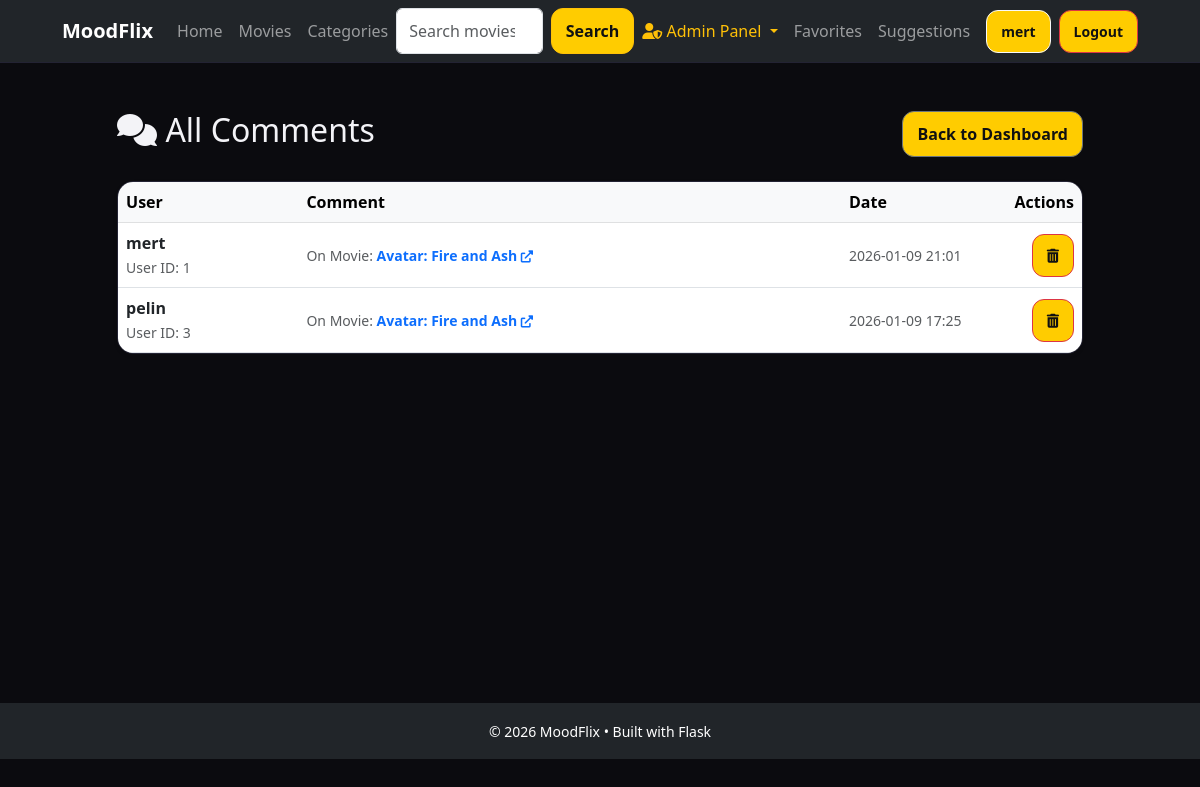
/admin/comments (signed in), run on the app's committed database.
### app/models/user.py (models this page shows, shortened)
class User(UserMixin, db.Model):
    __tablename__ = "users"
    id = db.Column(db.Integer, primary_key=True)
    email = db.Column(db.String(120), unique=True, nullable=False)
    username = db.Column(db.String(50), nullable=False)
    password_hash = db.Column(db.String(128), nullable=False)
    role = db.Column(db.String(20), nullable=False, default="user")  # "user" or "admin"
    created_at = db.Column(db.DateTime, nullable=False, default=datetime.utcnow)
    is_active = db.Column(db.Boolean, nullable=False, default=True)
    comments = db.relationship('Comment', backref='user', lazy='dynamic', cascade='all, delete-orphan')
    ratings = db.relationship('Rating', backref='user', lazy='dynamic', cascade='all, delete-orphan')
    favorites = db.relationship('Favorite', backref='user', lazy='dynamic', cascade='all, delete-orphan')
    suggestions = db.relationship('Suggestion', backref='user', lazy='dynamic', cascade='all, delete-orphan')

### app/models/comment.py (models this page shows, shortened)
class Comment(db.Model):
    __tablename__ = "comments"
    id = db.Column(db.Integer, primary_key=True)
    user_id = db.Column(db.Integer, db.ForeignKey('users.id'), nullable=False)
    movie_id = db.Column(db.Integer, db.ForeignKey('movies.id'), nullable=False)
    text = db.Column(db.Text, nullable=False)
    createdAt = db.Column(db.DateTime, default=datetime.utcnow, nullable=False)
    updatedAt = db.Column(db.DateTime, default=datetime.utcnow, onupdate=datetime.utcnow, nullable=False)

### app/models/movie.py (models this page shows, shortened)
class Movie(db.Model):
    __tablename__ = "movies"
    id = db.Column(db.Integer, primary_key=True)
    title = db.Column(db.String(255), nullable=False)
    year = db.Column(db.Integer, nullable=True)
    description = db.Column(db.Text, nullable=True)
    posterUrl = db.Column(db.String(500), nullable=True)
    imdbRating = db.Column(db.Float, nullable=True)
    createdAt = db.Column(db.DateTime, default=datetime.utcnow, nullable=False)
    is_active = db.Column(db.Boolean, nullable=False, default=True)
    mood_categories = db.relationship('MoodCategory', secondary=movie_mood_categories, backref=db.backref('movies', lazy='dynamic'))
    affiliate_links = db.relationship('AffiliateLink', backref='movie', lazy='dynamic', cascade='all, delete-orphan')
    comments = db.relationship('Comment', backref='movie', lazy='dynamic', cascade='all, delete-orphan')
    ratings = db.relationship('Rating', backref='movie', lazy='dynamic', cascade='all, delete-orphan')
    favorites = db.relationship('Favorite', backref='movie', lazy='dynamic', cascade='all, delete-orphan')

### app/controllers/admin_controller.py (the view)
@admin_bp.get("/comments")
def list_comments():
    guard = _require_admin()
    if guard:
        return guard
    movie_id = request.args.get("movie_id", type=int)
    comments = AdminService.adminListComments(movie_id)
    return render_template("admin/comments.html", comments=comments, movie_id=movie_id)

### app/__init__.py (called while the page is built)
def init_extensions(app: Flask) -> None:
    db.init_app(app)
    import_models()
    migrate.init_app(app, db)
    login_manager.init_app(app)
    login_manager.login_view = "auth.login"
    from app.models.user import User
    @login_manager.user_loader
    def load_user(user_id):
        return User.query.get(int(user_id))

### app/controllers/admin_controller.py (called while the page is built)
def _require_admin():
    if not current_user.is_authenticated:
        flash("Please log in as admin.", "error")
        return redirect(url_for("auth.login"))
    if getattr(current_user, "role", None) != "admin":
        flash("Admin access required.", "error")
        return redirect(url_for("home.index"))
    return None

### app/services/admin_service.py (called while the page is built)
    @staticmethod
    def adminListComments(movieId: int | None = None) -> list[Comment]:
        query = Comment.query.order_by(Comment.createdAt.desc())
        if movieId is not None:
            query = query.filter_by(movie_id=movieId)
        return query.all()

### app/views/templates/admin/comments.html (shortened to what this page needs)
{% extends "base.html" %}
{% block content %}
<div class="container py-4">
    <div class="d-flex justify-content-between align-items-center mb-4">
        <h2>
            <i class="fas fa-comments"></i>
            {% if movie_id %}
                Comments for Movie #{{ movie_id }}
            {% else %}
                All Comments
            {% endif %}
        </h2>
        <a href="{{ url_for('admin.admin_index') }}" class="btn btn-outline-secondary">Back to Dashboard</a>
    </div>
    {% if comments %}
        <div class="card shadow-sm">
            <div class="table-responsive">
                <table class="table table-hover align-middle mb-0">
                    <thead class="table-light">
                        <tr>
                            <th>User</th>
                            <th>Comment</th>
                            <th style="width: 15%;">Date</th>
                            <th style="width: 10%;" class="text-end">Actions</th>
                        </tr>
                    </thead>
                    <tbody>
                        {% for comment in comments %}
                        <tr>
                            <td>
                                <div class="fw-bold">{{ comment.user.username }}</div>
                                <small class="text-muted">User ID: {{ comment.user_id }}</small>
                            </td>
                            <td>
                                <small class="text-muted">
                                    On Movie:
                                    <a href="{{ url_for('home.view_movie_details', movie_id=comment.movie_id) }}#comment-{{ comment.id }}" class="fw-bold text-decoration-none">
                                        {{ comment.movie.title }} <i class="fas fa-external-link-alt small"></i>
                                    </a>
                                </small>
                            </td>
                            <td class="text-muted small">
                                {{ comment.createdAt.strftime('%Y-%m-%d %H:%M') }}
                            </td>
                            <td class="text-end">
                                <form action="{{ url_for('admin.delete_comment', comment_id=comment.id) }}" method="POST" onsubmit="return confirm('Are you sure you want to delete this comment?');">
                                    <button type="submit" class="btn btn-danger btn-sm" title="Delete Comment">
                                        <i class="fas fa-trash-alt"></i>
                                    </button>
                                </form>
                            </td>
                        </tr>
                        {% endfor %}
                    </tbody>
                </table>
            </div>
        </div>
    {% else %}
        <div class="alert alert-info text-center">
            <i class="fas fa-comment-slash fa-2x mb-3 d-block"></i>
            No comments found.
        </div>
    {% endif %}
</div>
{% endblock %}

### app/views/templates/base.html (shortened to what this page needs)
<!doctype html>
<html lang="en">
<head>
  <link href="https://cdn.jsdelivr.net/npm/bootstrap@5.3.0/dist/css/bootstrap.min.css" rel="stylesheet">
  <link rel="stylesheet" href="https://cdnjs.cloudflare.com/ajax/libs/font-awesome/6.0.0/css/all.min.css">
  <link rel="stylesheet" href="{{ url_for('static', filename='css/style.css') }}">
</head>
<body>
  <nav class="navbar navbar-expand-lg navbar-dark bg-dark sticky-top" style = "z-index: 1050;">
    <div class="container">
      <a href="{{ url_for('home.index') }}" class="navbar-brand fw-bold">MoodFlix</a>
      <div class="collapse navbar-collapse" id="navbarNav">
        <ul class="navbar-nav me-auto">
            <li class="nav-item">
                <a class="nav-link" href="{{ url_for('home.index') }}"> {{ 'Home' | translate }} </a>
            </li>
            <li class="nav-item">
                <a class="nav-link" href="{{ url_for('movie.list_movies') }}"> {{ 'Movies' | translate }} </a>
            </li>
            <li class="nav-item">
                <a class="nav-link" href="{{ url_for('movie.list_categories') }}"> {{ 'Categories' | translate }} </a>
            </li>
        </ul>
        <form class="d-flex mx-auto" method="GET" action="{{ url_for('home.search_movies') }}">
            <input class="form-control me-2" type="search" name="q" placeholder="{{ 'Search movies...' | translate }}" value="{{ request.args.get('q', '') }}">
            <button class="btn btn-outline-warning" type="submit">{{ 'Search' | translate }}</button>
        </form>
        <ul class="navbar-nav ms-auto align-items-center">
            {% if current_user.is_authenticated %}
                {% if current_user.role == 'admin' %}
                <li class="nav-item dropdown">
                    <a class="nav-link dropdown-toggle text-warning" href="#" id="adminDropdown" role="button" data-bs-toggle="dropdown" aria-expanded="false">
                        <i class="fas fa-user-shield"></i> {{ 'Admin Panel' | translate }}
                    </a>
                </li>
                {% endif %}
                <li class="nav-item">
                    <a class="nav-link" href="{{ url_for('favorite.list_favorites') }}">{{ 'Favorites' | translate }}</a>
                </li>
                <li class="nav-item">
                    <a class="nav-link" href="{{ url_for('suggestion.list_suggestions') }}">{{ 'Suggestions' | translate }}</a>
                </li>
                <li class="nav-item ms-2">
                    <a class="btn btn-sm btn-outline-light" href="{{ url_for('auth.view_profile', user_id=current_user.id) }}">
                        {{ current_user.username }}
                    </a>
                </li>
                <li class="nav-item ms-2">
                    <form action="{{ url_for('auth.logout') }}" method="POST" class="d-inline">
                        <button type="submit" class="btn btn-sm btn-danger">{{ 'Logout' | translate }}</button>
                    </form>
                </li>
            {% endif %}
        </ul>
      </div>
    </div>
  </nav>
  <main class="container py-4" style="min-height: 80vh;">
    {% block content %}{% endblock %}
  </main>
  <footer class="bg-dark text-white text-center py-3 mt-auto">
    <div class="container">
      <small>© 2026 MoodFlix • Built with Flask</small>
    </div>
  </footer>
</body>
</html>

### app/views/static/css/style.css (style rules this page uses)
:root { --bg: #0b0b0f; --panel: #12121a; --text: #f3f3f7; --muted: #a7a7b6; --line: #232333; --accent: #ffcc00; }
* { box-sizing: border-box; }
body { margin: 0; font-family: system-ui, -apple-system, Segoe UI, Roboto, Arial; background: var(--bg); color: var(--text); }
.container { width: min(1100px, 92%); margin: 0 auto; }
.navbar { position: sticky; top: 0; background: rgba(11, 11, 15, 0.9); border-bottom: 1px solid var(--line); }
.btn { padding: 10px 14px; border-radius: 12px; background: var(--accent); color: #111; text-decoration: none; font-weight: 700; }
.card { background: var(--panel); border: 1px solid var(--line); border-radius: 16px; overflow: hidden; text-decoration: none; color: inherit; }

### data on the page
User: username "mert"
Comment: user.username "mert", user_id "1", movie "Avatar: Fire and Ash", createdAt "2026-01-09 21:01"
Comment: user.username "pelin", user_id "3", movie "Avatar: Fire and Ash", createdAt "2026-01-09 17:25"

### other printed values
{{ 'Home' | translate }} "Home"
{{ 'Movies' | translate }} "Movies"
{{ 'Categories' | translate }} "Categories"
{{ 'Search' | translate }} "Search"
{{ 'Admin Panel' | translate }} "Admin Panel"
{{ 'Favorites' | translate }} "Favorites"
{{ 'Suggestions' | translate }} "Suggestions"
{{ 'Logout' | translate }} "Logout"
